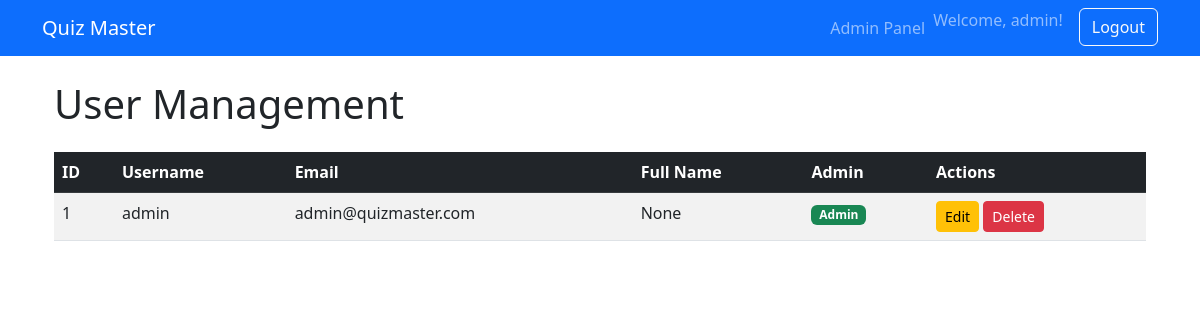
/admin/manage-users (signed in), run on an earlier commit of the app's database.
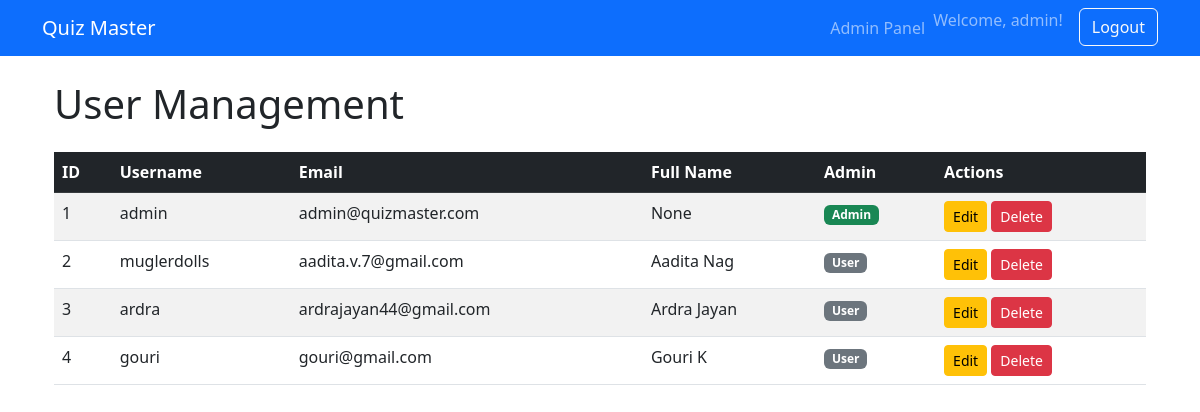
And on a later commit of the database.
### app/models.py (models this page shows)
class User(db.Model, UserMixin):
    id = db.Column(db.Integer, primary_key=True)
    username = db.Column(db.String(100), unique=True, nullable=False)
    email = db.Column(db.String(150), unique=True, nullable=False)
    password = db.Column(db.String(200), nullable=False)
    full_name = db.Column(db.String(150), nullable=True)
    qualification = db.Column(db.String(100))
    dob = db.Column(db.Date)
    is_admin = db.Column(db.Boolean, default=False)
    scores = db.relationship('Score', back_populates='user', cascade='all, delete-orphan')
    def is_administrator(self):
        return self.is_admin

### app/admin.py (the view)
@admin.route('/manage-users')
def manage_users():
    users = User.query.all()
    return render_template('admin/manage_users.html', users=users)

### app/admin.py (called while the page is built)
@admin.before_request
@login_required
def require_admin():
    print(f"Checking admin access for user: {current_user.email}, is_admin: {getattr(current_user, 'is_administrator', None)}")
    if not getattr(current_user, 'is_administrator', lambda: False)():
        flash('Admin access required', 'danger')
        return redirect(url_for('main.dashboard'))

### app/routes.py (called while the page is built)
@login_manager.user_loader
def load_user(user_id):
    return User.query.get(int(user_id))

### app/templates/admin/manage_users.html (shortened to what this page needs)
{% extends "base.html" %}
{% block content %}
<div class="container">
    <h1 class="my-4">User Management</h1>
    <div class="table-responsive">
        <table class="table table-striped table-hover">
            <thead class="table-dark">
                <tr>
                    <th>ID</th>
                    <th>Username</th>
                    <th>Email</th>
                    <th>Full Name</th>
                    <th>Admin</th>
                    <th>Actions</th>
                </tr>
            </thead>
            <tbody>
                {% for user in users %}
                <tr>
                    <td>{{ user.id }}</td>
                    <td>{{ user.username }}</td>
                    <td>{{ user.email }}</td>
                    <td>{{ user.full_name }}</td>
                    <td>
                        {% if user.is_admin %}
                            <span class="badge bg-success">Admin</span>
                        {% else %}
                            <span class="badge bg-secondary">User</span>
                        {% endif %}
                    </td>
                    <td>
                        <a href="#" class="btn btn-sm btn-warning">Edit</a>
                        <a href="#" class="btn btn-sm btn-danger">Delete</a>
                    </td>
                </tr>
                {% endfor %}
            </tbody>
        </table>
    </div>
</div>
{% endblock %}

### app/templates/base.html (shortened to what this page needs)
<!DOCTYPE html>
<html>
<head>
    <link rel="stylesheet" href="https://cdn.jsdelivr.net/npm/bootstrap@5.3.0/dist/css/bootstrap.min.css">
</head>
<body>
    <nav class="navbar navbar-expand-lg navbar-dark bg-primary">
        <div class="container">
            <a class="navbar-brand" href="{{ url_for('main.dashboard') }}">Quiz Master</a>
            <div class="collapse navbar-collapse" id="navbarNav">
                <ul class="navbar-nav ms-auto">
                    {% if current_user.is_authenticated %}
                        {% if current_user.is_administrator() %}
                        <li class="nav-item">
                            <a class="nav-link" href="{{ url_for('admin.admin_dashboard') }}">Admin Panel</a>
                        </li>
                        {% endif %}
                        <li class="nav-item">
                            <span class="navbar-text me-3">Welcome, {{ current_user.username }}!</span>
                        </li>
                        <li class="nav-item">
                            <a class="btn btn-outline-light" href="{{ url_for('main.logout') }}">Logout</a>
                        </li>
                    {% endif %}
                </ul>
            </div>
        </div>
    </nav>
    <div class="container mt-4">
        {% block content %}{% endblock %}
    </div>
</body>
</html>

What changed in the data, as far as the page shows it:
added User: id "2", username "muglerdolls", email "aadita.v.7@gmail.com", full_name "Aadita Nag", is_admin "User"
added User: id "3", username "ardra", email "ardrajayan44@gmail.com", full_name "Ardra Jayan", is_admin "User"
added User: id "4", username "gouri", email "gouri@gmail.com", full_name "Gouri K", is_admin "User"
